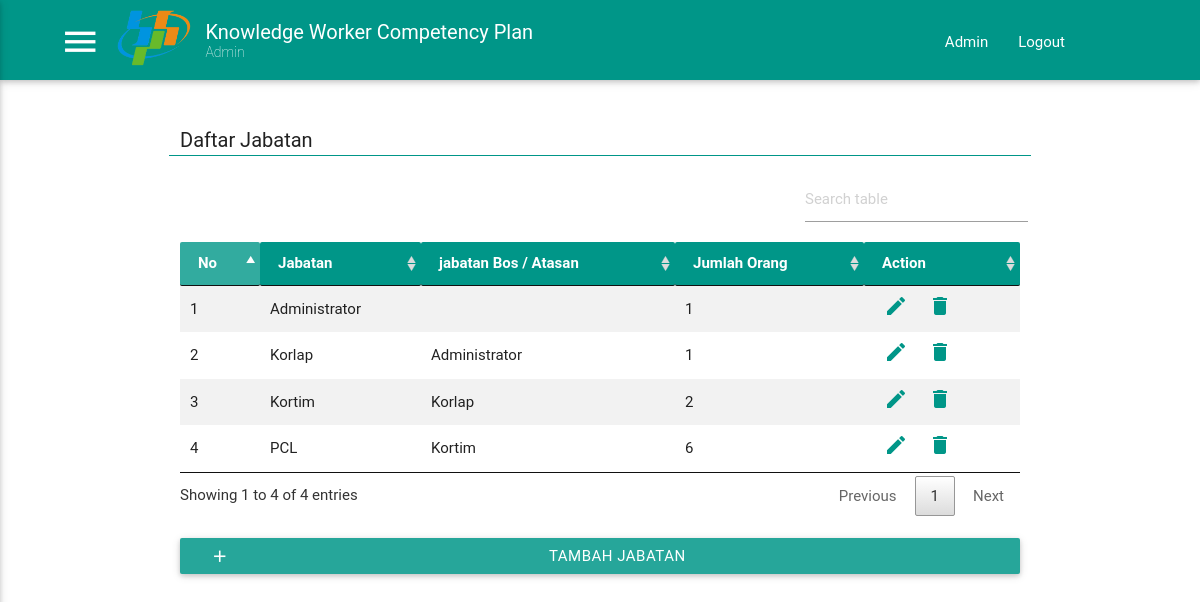
Page /jabatan-management.php (signed in) on the committed database.
### tables this page shows
CREATE TABLE `user` (
  `id` int(11) NOT NULL AUTO_INCREMENT,
  `nip` text NOT NULL,
  `nama` text NOT NULL,
  `idjabatan` int(11) NOT NULL,
  `idbos` int(11) NOT NULL,
  `iduserbos` int(11) NOT NULL,
  `timecreate` timestamp NOT NULL DEFAULT CURRENT_TIMESTAMP,
  `email` varchar(50) NOT NULL,
  `password` varchar(20) NOT NULL,
  `image` varchar(50) NOT NULL DEFAULT 'default.png',
  PRIMARY KEY (`id`)
);

CREATE TABLE `jabatan` (
  `id` int(11) NOT NULL AUTO_INCREMENT,
  `label` text NOT NULL,
  `idjabatanbos` int(11) DEFAULT NULL,
  PRIMARY KEY (`id`)
);

### jabatan-management.php (the view, shortened to what this page needs)
<!DOCTYPE html>
<html>
  <head>
    <link type="text/css" rel="stylesheet" href="assets/css/materialize.css"  media="screen,projection"/>
    <link type="text/css" rel="stylesheet" href="assets/css/custom.css"  media="screen,projection"/>
    <link rel="stylesheet" type="text/css" href="assets/css/datatable.css">
  </head>
  <body>
    <?php include "view/essential.php";?>
    <div id="content" class="container">
      <div class="row content-title">
        <div class="col s12 m6" style="margin-top:25px">
          <span>Daftar Jabatan</span>
        </div>
      </div>
      <table class="bordered striped">
        <thead>
          <tr>
              <th data-field="id">No</th>
              <th data-field="name">Jabatan</th>
              <th data-field="nip">jabatan Bos / Atasan</th>
              <th data-field="jabatan">Jumlah Orang</th>
              <th data-field="action">Action</th>
          </tr>
        </thead>
        <tbody>
          <?php
            include_once './controller/connection.php';
            $query = "SELECT id, label as jabatan, (SELECT label FROM jabatan WHERE id = j.idjabatanbos) as jabatanbos, (SELECT COUNT(id) FROM user WHERE idjabatan = j.id) as jumlahuser FROM jabatan j ORDER BY id ASC";
            $stmt = $conn->query($query);
            $result = $stmt->fetchAll(PDO::FETCH_ASSOC);
            if($result){
              foreach ($result as $key => $row) {
                $key++;
                echo "
                  <tr>
                    <td>$key</td>
                    <td>".$row['jabatan']."</td>
                    <td>".$row['jabatanbos']."</td>
                    <td>".$row['jumlahuser']."</td>
                    <td><i iduser='".$row['id']."' class='material-icons edit'>mode_edit</i><i iduser='".$row['id']."' class='material-icons delete'>delete</i></td>
                  </tr>
                ";
              }
            }else{
              echo "No data here";
            }
          ?>
        </tbody>
      </table>
      <br>
      <a class="waves-effect waves-light btn" href="tambah-jabatan.php" style="width:100%"><i class="material-icons left">add</i>Tambah Jabatan</a>
    </div>
  </body>
</html>

### view/essential.php (shortened to what this page needs)
<?php
	include "controller/DBConnect.php";
	$sql = 'SELECT * FROM user WHERE nip = "'.$_SESSION['nip'].'";';
	$retval = mysqli_query($conn, $sql);
	$row = mysqli_fetch_array($retval, MYSQLI_ASSOC);
	$status = "";
	if ($row['idjabatan'] > 1) {
		$status = "User";
		$msg = '<ul id="slide-out" class="side-nav">
					<li>
						<div class="userView">
							<img class="background" src="assets/images/office.jpg"/>
							<a href="#!user"><img class="circle" src="assets/images/profile/'.$row['image'].'"></a>
							<a href="#!name"><span class="white-text name">'.$row['nama'].'</span></a>
							<a href="#!email"><span class="white-text email">'.$row['email'].'</span></a>
						</div>
					</li>
					<li>
						<a class="subheader">Main Menu</a>
					</li>
					<li><a href="profile.php"><i class="material-icons">perm_identity</i>Profile</a></li>
					<li><div class="divider"></div></li>
					<li><a href="tesmenejemen.php"><i class="material-icons">assignment</i>Kerjakan Soal</a></li>
					<li><div class="divider"></div></li>
					<li><a href="evaluasi.php"><i class="material-icons">assignment_ind</i>Evaluasi Anggota</a></li>
					<li><div class="divider"></div></li>
					<li><a class="subheader">Addition Menu</a></li>
					<li><a href="help.php"><i class="material-icons">live_help</i>Help</a></li>
				</ul>';
	}
	else {
		$status = "Admin";
		$msg = '<ul id="slide-out" class="side-nav">
					<li>
						<div class="userView">
							<img class="background" src="assets/images/office.jpg"/>
							<a href="#!user"><img class="circle" src="assets/images/profile/'.$row['image'].'"></a>
							<a href="#!name"><span class="white-text name">'.$row['nama'].'</span></a>
							<a href="#!email"><span class="white-text email">'.$row['email'].'</span></a>
						</div>
					</li>
					<li>
						<a class="subheader">Main Menu</a>
					</li>
					<li><a href="monitor.php"><i class="material-icons">airplay</i>Monitoring</a></li>
					<li><div class="divider"></div></li>
					<li><a href="daftar-dimensi.php"><i class="material-icons">mode_edit</i>Dimensi Editor</a></li>
					<li><div class="divider"></div></li>
					<li>
						<ul class="collapsible collapsible-according" style="padding-left:15px">
							<li>
								<a class="collapsible collapsible-header"><i class="material-icons">playlist_add</i>Test Managemet</a>
								<div class="collapsible-body">
									<ul style="padding-left:40px">
										<li><a href="buatsoal.php">Buat Tes</a></li>
										<li><a href="monitoring_tes.php">Monitoring Tes</a></li>
										<li><a href="monitoring_nilai.php">Monitoring Nilai</a></li>
									</ul>
								</div>
							</li>
						</ul>
					</li>
					<li><div class="divider"></div></li>
					<li>
						<ul class="collapsible collapsible-according" style="padding-left:15px">
							<li>
								<a class="collapsible collapsible-header"><i class="material-icons">perm_identity</i>User Managemet</a>
								<div class="collapsible-body">
									<ul style="padding-left:40px">
										<li><a href="daftar-user.php">Daftar User</a></li>
										<li><a href="jabatan-management.php">Jabatan Management</a></li>
										<li><a href="register-user.php">Register User</a></li>
									</ul>
								</div>
							</li>
						</ul>
					</li>
					<li><div class="divider"></div></li>
					<li><a class="subheader">Addition Menu</a></li>
					<li><a href="help.php"><i class="material-icons">live_help</i>Help</a></li>
				</ul>';
	}
	echo '<nav class="teal">
			<div class="nav-wrapper head-container">
				<a href="#" class="brand-logo">
					<a href="#" data-activates="slide-out" class="button-collapse show-on-large"><i class="material-icons">menu</i></a>
					<a href="/"><img id="logo-main" src="assets/images/logo-bps.png"></a>
					<a id="title" >Knowledge Worker Competency Plan</a>
					<a id="sub-title">'.$status.'</a>
				</a>
				<ul id="nav-mobile" class="right hide-on-med-and-down">
					<li><a href="profile.php">'.$row['nama'].'</a></li>
					<li><a href="controller/logout.php">Logout</a></li>
				</ul>
			</div>
		</nav>'.$msg;
?>

### assets/css/custom.css (style rules this page uses)
@media only screen and (min-width: 993px) { .head-container { width: 85%; margin-right: 10%; margin-left: 5%; } }
nav { height: 80px; padding-top: 10px; }
#logo-main, .brand-logo { max-height: 75px; margin-left: 15px; max-width: 75px; margin-right: 15px; }
#title { font-size: 20px; position: absolute; margin-top: -10px; }
#sub-title { font-size: 14px; position: absolute; top: 10px; font-weight: 200; }
.content-title { margin-top: 20px; border-bottom: solid #009688 1px; }
.content-title > div > span { font-size: 20px; }
.edit, .delete { padding: 0px 10px; color: #009688; cursor: pointer; }

### assets/css/datatable.css (style rules this page uses)
table.dataTable { width:100%; margin:0 auto; clear:both; border-collapse:separate; border-spacing:0 }
table.dataTable thead th,table.dataTable tfoot th { font-weight:bold; color:white }
table.dataTable thead th,table.dataTable thead td { padding:10px 18px; border-bottom:1px solid #111; background-color:#009688 }
table.dataTable thead .sorting,table.dataTable thead .sorting_asc,table.dataTable thead .sorting_desc { cursor:pointer; *cursor:hand }
table.dataTable thead .sorting,table.dataTable thead .sorting_asc,table.dataTable thead .sorting_desc,table.dataTable thead .sorting_asc_disabled,table.dataTable thead .sorting_desc_disabled { background-repeat:no-repeat; background-position:center right }
table.dataTable thead .sorting { background-image:url("../images/sort_both.png"); }
table.dataTable thead .sorting_asc { background-image:url("../images/sort_asc.png"); background-color:#32ab9f }
table.dataTable tbody tr { background-color:#ffffff }
table.dataTable tbody th,table.dataTable tbody td { padding:8px 10px }
table.dataTable.no-footer { border-bottom:1px solid #111 }
table.dataTable,table.dataTable th,table.dataTable td { -webkit-box-sizing:content-box; box-sizing:content-box }

### rows in the picture
user: idjabatan "Admin", nama "Admin"
jabatan: label "Administrator", jumlahuser "1"
jabatan: label "Korlap", jabatanbos "Administrator", jumlahuser "1"
jabatan: label "Kortim", jabatanbos "Korlap", jumlahuser "2"
jabatan: label "PCL", jabatanbos "Kortim", jumlahuser "6"
